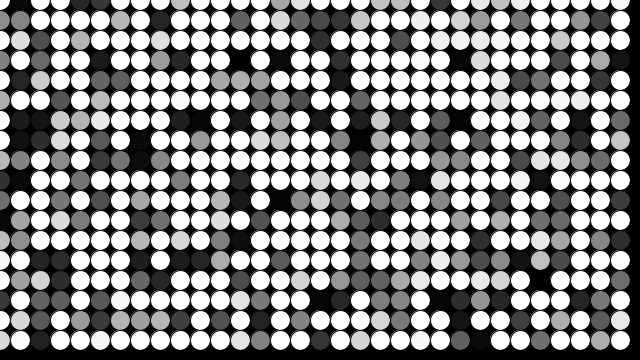
Frame 1 (no input)
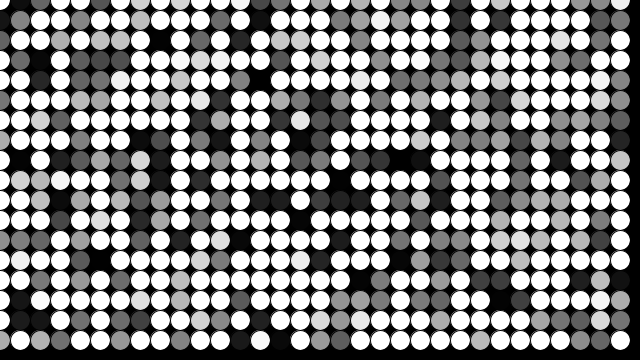
Frame 60 (the mouse pressed at the canvas centre just before this capture)
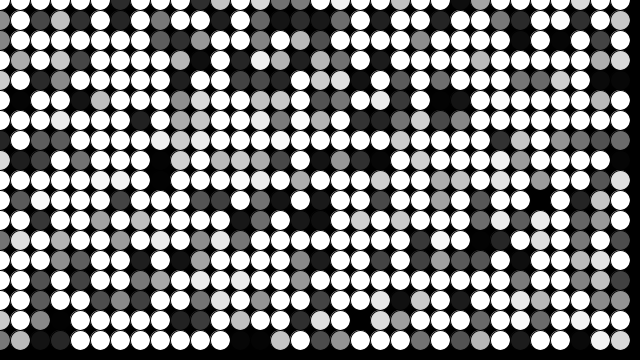
Frame 120 (the mouse held since frame 60 and released just before this capture)

The Processing sketch that drew these frames (run headless with seeded random() and noise(); from frame 60 on, the mouse is pressed at the canvas centre):

// Processing sketch: for_loop
// ── for_loop.pde
float spacing =20;
void setup(){
size(640,360);
}
void draw(){
  background(0);
  //fill(225);

  for (float x = 0; x <width; x +=spacing){
    for(float y=0; y <height; y += spacing){
      fill(random(546));
      //fill(300);
    circle(x,y,spacing);
  };
}
}
  
